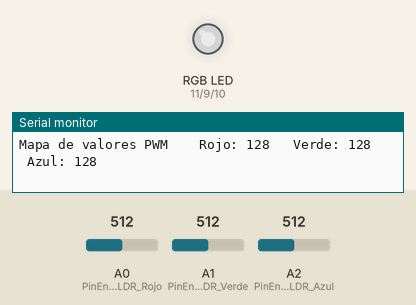
The sketch below on a simulated Arduino Uno, built with avr-gcc and run on an emulated ATmega328P. Shown: an RGB LED mixed from three pins (HIGH = lit), the last lines printed to the serial monitor. The test bench sets the inputs (shaded band); at power-on: A0 (PinEntradaLDR_Rojo) = 512, A1 (PinEntradaLDR_Verde) = 512, A2 (PinEntradaLDR_Azul) = 512. Dim RGB values are drawn brighter than linear.

Above: at 1.2 s.
1.3 s: A0 (PinEntradaLDR_Rojo) set to 409
At 2.9 s:
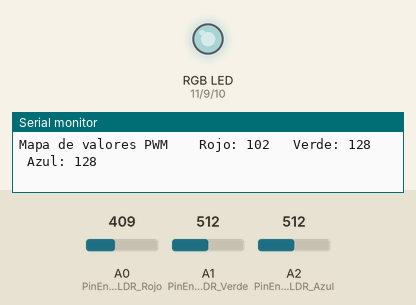
4.3 s: A0 (PinEntradaLDR_Rojo) set to 390
At 5.8 s:
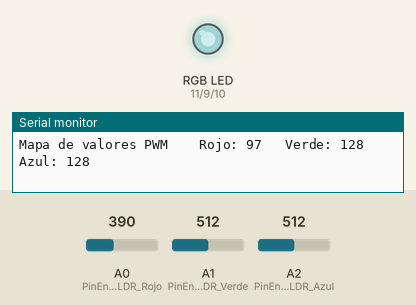
7.3 s: A1 (PinEntradaLDR_Verde) set to 411
At 8.6 s:
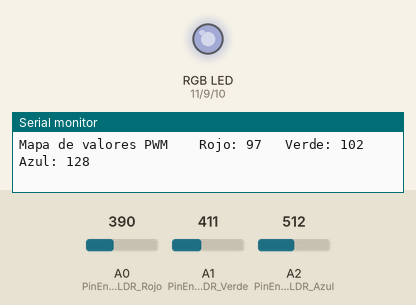
8.9 s: A1 (PinEntradaLDR_Verde) set to 392
At 9.9 s:
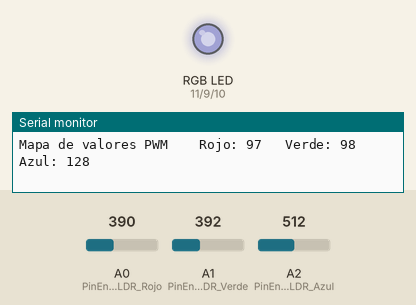
11.9 s: A2 (PinEntradaLDR_Azul) set to 407
At 13.0 s:
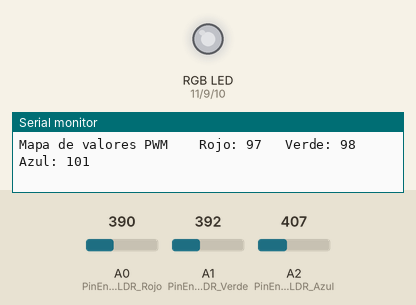
14.9 s: A2 (PinEntradaLDR_Azul) set to 385
At 15.7 s:
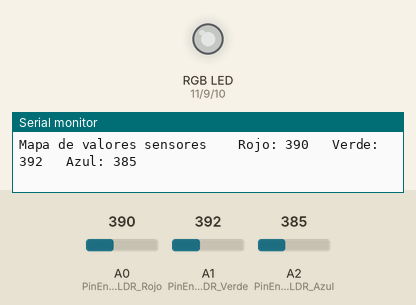
Timing chart, 0 to 17.9 s (numbered marks = the images above; inputs shaded):
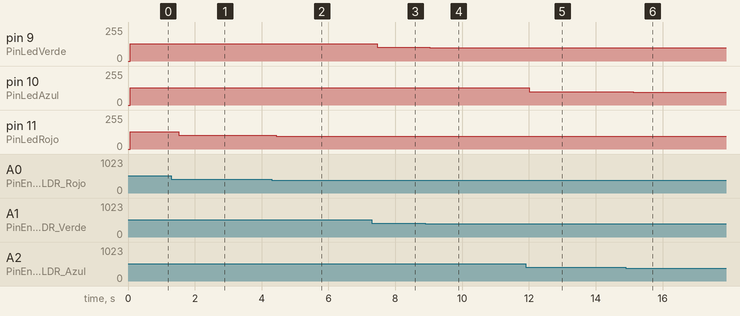

The sketch:

03_01_colors_mix.ino
```cpp
#include "arduino_secrets.h"

const int PinLedVerde = 9;
const int PinLedRojo  = 11;
const int PinLedAzul  = 10;

const int PinEntradaLDR_Rojo  = A0;
const int PinEntradaLDR_Verde = A1;
const int PinEntradaLDR_Azul  = A2;

int ValorSensorRojo  = 0;
int ValorSensorVerde = 0;
int ValorSensorAzul  = 0;

int ValorRojo  = 0;
int ValorVerde = 0;
int ValorAzul  = 0;

void setup() {
  Serial.begin(9600);

  pinMode(PinLedVerde, OUTPUT);
  pinMode(PinLedRojo,  OUTPUT);
  pinMode(PinLedAzul,  OUTPUT);
}

void loop() {

  // Lectura de los sensores LDR
  ValorSensorRojo  = analogRead(PinEntradaLDR_Rojo);
  delay(5);
  ValorSensorVerde = analogRead(PinEntradaLDR_Verde);
  delay(5);
  ValorSensorAzul  = analogRead(PinEntradaLDR_Azul);

  // Mostrar valores originales (0â  1023)
  Serial.print("Mapa de valores sensores \t Rojo: ");
  Serial.print(ValorSensorRojo);
  Serial.print("\t Verde: ");
  Serial.print(ValorSensorVerde);
  Serial.print("\t Azul: ");
  Serial.println(ValorSensorAzul);

  // Convertir 0â  1023 â   0â  255
  ValorRojo  = ValorSensorRojo  / 4;
  ValorVerde = ValorSensorVerde / 4;
  ValorAzul  = ValorSensorAzul  / 4;

  // Mostrar valores convertidos (0â  255)
  Serial.print("Mapa de valores PWM \t Rojo: ");
  Serial.print(ValorRojo);
  Serial.print("\t Verde: ");
  Serial.print(ValorVerde);
  Serial.print("\t Azul: ");
  Serial.println(ValorAzul);

  // Aplicar PWM a los LEDs
  analogWrite(PinLedRojo,  ValorRojo);
  analogWrite(PinLedVerde, ValorVerde);
    analogWrite(PinLedAzul,  ValorAzul);
}
```

arduino_secrets.h
```cpp

```

Measured:
- after the input at 1.3 s, pin 11 (PinLedRojo): 128/255 → 102/255 after 0.22 s
- after the input at 4.3 s, pin 11 (PinLedRojo): 102/255 → 97/255 after 0.14 s
- after the input at 7.3 s, pin 9 (PinLedVerde): 128/255 → 102/255 after 0.16 s
- after the input at 8.9 s, pin 9 (PinLedVerde): 102/255 → 98/255 after 0.13 s
- after the input at 11.9 s, pin 10 (PinLedAzul): 128/255 → 101/255 after 0.12 s
- after the input at 14.9 s, pin 10 (PinLedAzul): 101/255 → 96/255 after 0.23 s
